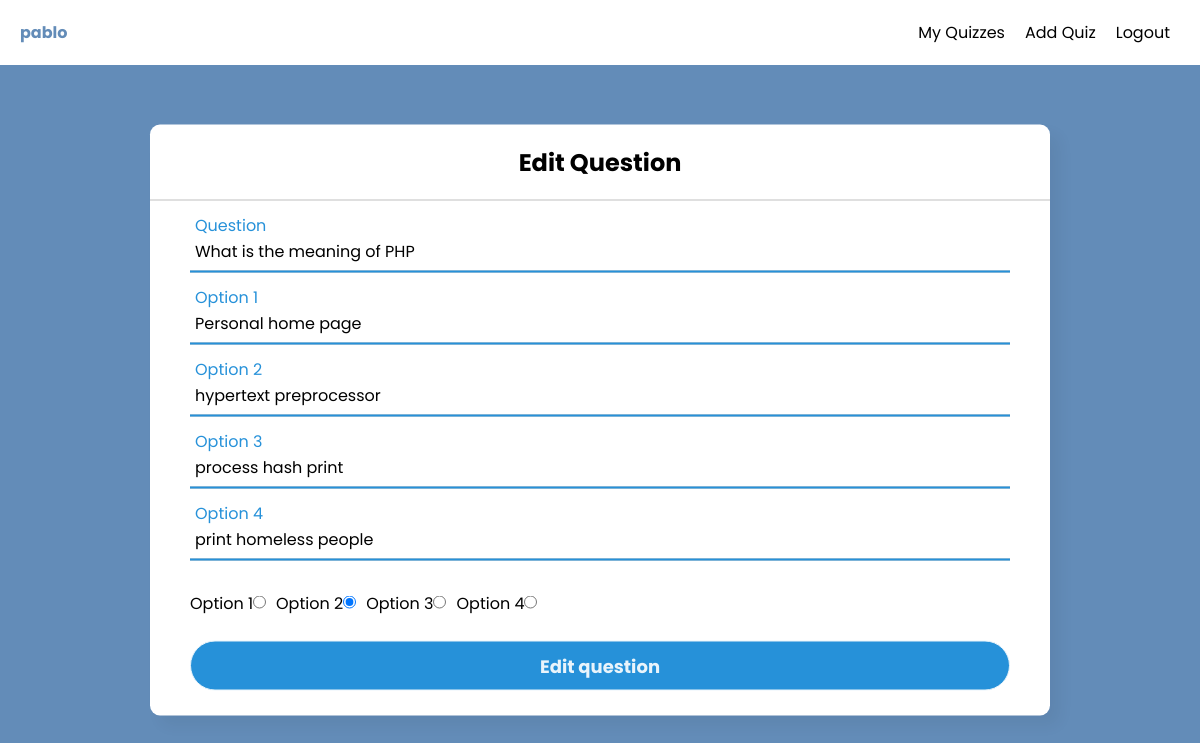
The page /edit-question.php?question_id=11 (signed in) on the database its author committed.
### tables this page shows
CREATE TABLE `questions` (
  `id` int(11) NOT NULL,
  `question` varchar(200) NOT NULL,
  `quiz_id` int(11) NOT NULL
);

CREATE TABLE `options` (
  `id` int(11) NOT NULL,
  `option_number` int(11) DEFAULT NULL,
  `option_content` varchar(200) NOT NULL,
  `correct_option` int(11) DEFAULT 0,
  `question_id` int(11) NOT NULL
);

### includes/question_and_option_models.php (called while the page is built, shortened)
<?php
function get_question(object $pdo, int $question_id){
    $query = "SELECT * FROM questions where id = :question_id;";
    $statement = $pdo->prepare($query);
    $statement->bindParam(':question_id', $question_id);
    $statement->execute();
    $result = $statement->fetch(PDO::FETCH_ASSOC);
    return $result;
}
function get_options(object $pdo, int $question_id){
    $query = "SELECT * FROM options where question_id = :question_id;";
    $statement = $pdo->prepare($query);
    $statement->bindParam(':question_id', $question_id);
    $statement->execute();
    $result = $statement->fetchAll(PDO::FETCH_ASSOC);
    return $result;
}

### includes/edit-question-view.php (the view)
<?php
function render_form(){
    require_once 'db.php';
    require_once 'question_and_option_models.php';
    $question = get_question($pdo, $_GET["question_id"]);
    $options = get_options($pdo, $_GET["question_id"]);
    $question_id = $_GET['question_id'];
    echo '<form method="POST" action="includes/question_and_option_helper.php">
            <div class="txt_field">
                <input type="text" Value="' . $question["question"] . '" required name="question">
                <span></span>
                <label>Question</label>
            </div>
            <input type="text" name="question_id" value="' . $question_id . '" hidden>';
            foreach($options as $option) {
                echo '<div class="txt_field">
                    <input type="text" value="' .  $option["option_content"] . '" required name="option' . $option["option_number"] . '">
                    <span></span>
                    <label>Option ' . $option["option_number"] . ' </label>
                </div>';
            }
            foreach($options as $option) {
                if($option["correct_option"]) {
                    echo 'Option ' . $option["option_number"] . '<input type="radio" name="correct_option" value="' . $option["option_number"] . '" id="" checked>';
                } else {
                    echo 'Option ' . $option["option_number"] . '<input type="radio" name="correct_option" value="' . $option["option_number"] . '" id="">';
                }
            }
            echo '<br><br>
            <input type="submit" value="Edit question">
            <br><br>
        </form>';
}

### static/style.css (style rules this page uses)
* { padding: 0; margin: 0; box-sizing: border-box; font-family: 'Poppins', sans-serif; }

### static/auth.css (style rules this page uses)
* { margin: 0; padding: 0; box-sizing: border-box; font-family: "Poppins", sans-serif; }
body { margin: 0; padding: 0; background-color: #638CB8; height: 100vh; overflow: hidden; }
.center form { padding: 0 40px; box-sizing: border-box; }
form .txt_field { position: relative; border-bottom: 2px solid #adadad; margin: 30px 0; }
.txt_field input { width: 100%; padding: 0 5px; height: 40px; font-size: 16px; border: none; background: none; outline: none; }
.txt_field label { position: absolute; top: 50%; left: 5px; color: #adadad; transform: translateY(-50%); font-size: 16px; pointer-events: none; transition: .5s; }
.txt_field input:focus ~ label, .txt_field input:valid ~ label { top: -5px; color: #2691d9; }
input[type="submit"] { width: 100%; height: 50px; border: 1px solid; background: #2691d9; border-radius: 25px; font-size: 18px; color: #e9f4fb; font-weight: 700; cursor: pointer; outline: none; }

### edit-question.php (style rules this page uses)
input { margin-right: 10px; }

### rows shown on the page
questions: question "What is the meaning of PHP"
options: option1 "Personal home page", option_number "1"
options: option2 "hypertext preprocessor", option_number "2"
options: option3 "process hash print", option_number "3"
options: option4 "print homeless people", option_number "4"

### other values the page prints
$_SESSION["user"]["username"] "pablo"
